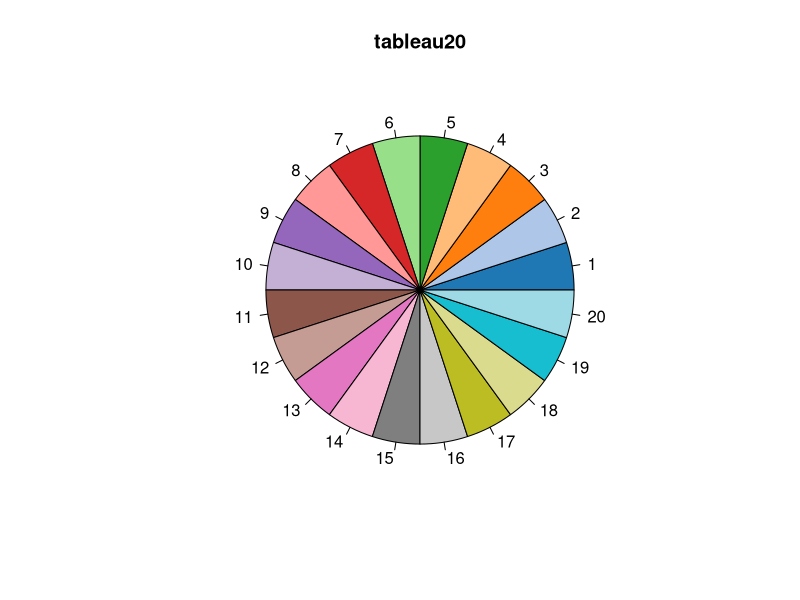

Here is the R script that generated this plot: (Note: this script raises an error after producing the figure.)

### Basic summary of clinical and lab variables ###

#### messing around with colors ###

# These are the "Tableau 20" colors as RGB.  
tableau20 = cbind(rgb(31/255, 119/255, 180/255), rgb(174/255, 199/255, 232/255), rgb(255/255, 127/255, 14/255), rgb(255/255, 187/255, 120/255),  
             rgb(44/255, 160/255, 44/255), rgb(152/255, 223/255, 138/255), rgb(214/255, 39/255, 40/255), rgb(255/255, 152/255, 150/255),  
             rgb(148/255, 103/255, 189/255), rgb(197/255, 176/255, 213/255), rgb(140/255, 86/255, 75/255), rgb(196/255, 156/255, 148/255),  
             rgb(227/255, 119/255, 194/255), rgb(247/255, 182/255, 210/255), rgb(127/255, 127/255, 127/255), rgb(199/255, 199/255, 199/255),  
             rgb(188/255, 189/255, 34/255), rgb(219/255, 219/255, 141/255), rgb(23/255, 190/255, 207/255), rgb(158/255, 218/255, 229/255)) 
n = 20
par(mfrow=c(1,1))
pie(rep(1,n), col=tableau20, main="tableau20") #view color wheel


###############################################################################
########### Graphs and tables that use hospital and cohort data ###############
###############################################################################

d2 = clin12_full_clean
dh = clin12_full_clean[which(clin12_full_clean$Study=="Hospital"),]
dc = clin12_full_clean[which(clin12_full_clean$Study=="Cohort"),]

#combine 7 and more days into 1 group
dh[,"plot_DaysSick"] = dh$DaysSick
dh[which(dh$plot_DaysSick>7),"plot_DaysSick"] = 7
dc[,"plot_DaysSick"] = dc$DaysSick
dc[which(dc$plot_DaysSick>7),"plot_DaysSick"] = 7

#plot DaysSick for cohort and hospit on same graph
png(paste(resultsDir,"DaysSick_CandH.png", sep=""), width=800, height=500)
par(cex=1.6)
mybreaks = c(seq(0,7,1))
#round the value labels to hundreths place
dh_labs = as.character(sprintf("%.2f",hist(dh$plot_DaysSick, breaks=mybreaks)$density))
dc_labs = as.character(sprintf("%.2f",hist(dc$plot_DaysSick, breaks=mybreaks)$density))
hist(dh$plot_DaysSick, col=rgb(0,0,1,.5), breaks=mybreaks, freq=F, axes=F, labels=dh_labs,
    ylim=c(0,.5), ylab="Proportion", xlab="Days since fever onset", main="")
hist(dc$plot_DaysSick, col=rgb(1,0,0,.25), breaks=mybreaks, freq=F, labels=dc_labs, add=T)
axis(side=2)
axis(side=1, at=c(seq(.5,6.5,1)), labels=c(seq(1,6,1),"7+"))
legend(x="topright",legend=c("Hospital","Cohort"), col=c(rgb(0,0,1,.5),rgb(1,0,0,.25)), 
       pch=19, bty="n")
dev.off()

#table of initial and final diagnoses
table(dh$WHO_initial_given, dh$WHOFinal4cat, useNA="always")  #initial Dx calculated by Douglas

#plot of proportion showing severe symptoms upon arrival, by day of illness
dh_severe = dh[which(dh$WHOFinal3cat=="DHF_DSS"),] #240 with eventual severe dengue
dh_severe$initialSevere = as.integer(dh_severe$WHO_initial_given=="DHF" |
                             dh_severe$WHO_initial_given=="DSS")
collapsed = summaryBy(initialSevere ~ plot_DaysSick, FUN=mean, data=dh_severe)
png(paste(resultsDir,"proportion_initialSevere.png", sep=""), width=800, height=500)
par(mar=c(5,6,4,2), cex=1.6)
bp = barplot(collapsed$initialSevere.mean,
        ylab="Patients displaying severe symptoms \n upon arrival (proportion)", xlab="Days since fever onset",
        col=rgb(0,0,1,.5), names.arg=c(seq(1,6,1),"7+"))
#add value labels
text(x=bp, y=collapsed$initialSevere.mean+.05, sprintf("%.2f",collapsed$initialSevere.mean))
dev.off()


###############################################################################
########### Numbers and graphs to make for each dataset sepeartely ############
###############################################################################

## chose which data to use here ##
#all
df = clin12_full_clean
#hospital only 
#df = clin12_full_clean[which(clin12_full_clean$Study=="Hospital"),]
#cohort only 
#df = clin12_full_clean[which(clin12_full_clean$Study=="Cohort"),]

## Summarize lab and clinical data ##
#summarize_clinical(df)


###############################################################################
###### Data description section of Dissertation Ch2 -- sample sizes ##########
###############################################################################

#number of children
length(unique(df$code)) #3578

#time period
min(df$FTM) #"2004-09-01"
max(df$FTM) #"2015-03-13"

#ages
summary(df$age) #6 months = 15.89
sum(df$age<.5) #none

table(df$is.DEN)

print("WHOFinal4cat")
table(df$WHOFinal4cat)
table(df[-which(df$serum == 1),"WHOFinal4cat"])

print("DaysSick")
table(df$DaysSick)
table(df[-which(df$serum == 1),"DaysSick"])

print("ClasificacionPrimerDia by WHOFinal4cat")
print(table(clinical_D1_clean$ClasificacionPrimerDia, clinical_D1_clean$WHOFinal4cat))
table(df[-which(df$serum == 1),]$ClasificacionPrimerDia, df[-which(df$serum == 1),]$WHOFinal4cat)

print("Initial Dx of severe dengue patients, by DaysSick")
table(df[which(df$WHOFinal4cat == "DHF" | df$WHOFinal4cat == "DSS"),]$DaysSick, 
      df[which(df$WHOFinal4cat == "DHF" | df$WHOFinal4cat == "DSS"),]$ClasificacionPrimerDia)

print("Number of patients with no missing clinical information (restricting to vars collected at both hospital and clinic settings)")
num_miss_by_patient = apply(df[,c(covarlist_CohortRestrict)], MARGIN=1, FUN=function(x) sum(is.na(x)))
table(num_miss_by_patient)


###############################################################################
############### Summary of clinical variables for dissertation ################
###############################################################################

#create binary indicators for the general variables that were not binary
#XD_binary = create_binary_variables(df) #function created in "clean_data_functions.R"

## get list of clinical variables to include (returns list of variable.name.in.final.data)
varlist = get_clinic_var_list(clinic_varsD, outcome="either", 
                                        eliminate_vars_with_missings=F, eliminate_constant_vars=T, 
                                        eliminate_vars_with_minXnomiss=50,
                                        XD=df, restrict_to_cohort_vars=F, restrict_to_hospit_vars=T)

## overview of these variables
contents(df[,varlist])

#compare the serotypes for hospital v cohort patients
th = table(dh[which(dh$is.DEN==1), "PCR"])
tc = table(dh[which(dc$is.DEN==1), "PCR"])
compare = as.table(rbind(th[2:4], tc[2:4]))
chisq.test(compare) #not significantly different

## subset the data with variable info to include only rows that we care about
varinfo = clinic_varsD[which(clinic_varsD$variable.name.in.final.data %in% varlist==T),]

## Output table for including in dissertation -- description of variables
outTable = varinfo[order(varinfo$CC_broadcat_sort, varinfo$CC_cat_sort, varinfo$CC_name), ] #sort 
outTable = outTable[,c("CC_name","CC_category","CC_type","CC_description","in.cohort.data")] #restrict
#open this file in excel and copy/paste into lyx table using middle-click mouse button
write.csv(outTable, paste(resultsDir,"variable_descriptions.csv", sep=""), row.names = FALSE)


## view variable absence in cohort data
table(varinfo[which(varinfo$in.cohort.data==0),]$Variable.Category, varinfo[which(varinfo$in.cohort.data==0),]$CC_type)
sum(varinfo$in.cohort.data==0, na.rm=T) #38 (so 47 present)
## view variable categories and types (binary, continuous, etc.)
    #in displaying output, put "Laboratory-General", "Laboratory-Clinical lab" and "Laboratory-Virological" with "Laboratory-Clinical lab"
    #note that I consider "daysSick" to be "General - symptom" while it had been in "Demographics/Gen Info" group
table(varinfo$Variable.Category, varinfo$CC_type)
table(varinfo$CC_broadcat, varinfo$CC_type) #less detailed
table(varinfo$CC_category, varinfo$CC_type) #slightly more detailed than what I present in qual, but same basic groupings
#of the variables in varlist, list those which cannot be used to predict DHF/DSS  
varinfo[which(varinfo$Use.in.DF.vs.DHF.DSS.prediction!=1),c("variable.name.in.final.data","Variable.Category")]
#of the variables in varlist, list those which cannot be used to predict ND vs DENV  
varinfo[which(varinfo$Use.in.ND.vs.DEN.prediction!=1),c("variable.name.in.final.data","Variable.Category")]




###############################################################################
############## Graphs for dissertation appendix ###############################
###############################################################################
df = dh #toggle this

## Demographics/ general - age and gender
png(paste(resultsDir,"Age_and_gender_hospit.png", sep=""), width=800, height=500) #pngs are more portable but don't scale (else use svg)
par(mfrow=c(1,1), cex=1.85)
max_age = max(trunc(df[,"age"]))
mybreaks = c(seq(-1,max_age,1))
p1 = hist(trunc(df[which(df$Sexo=="female"),"age"]), breaks = mybreaks, freq=T)
p2 = hist(trunc(df[which(df$Sexo=="male"),"age"]), breaks = mybreaks, freq=T)
plot(p1, xlab = "Age", main="", xlim=c(-.5,max_age), ylim=c(0,100), col=rgb(.5,.5,.5,.65), axes=F)
plot(p2, col=rgb(0,0,1,.5), add=T, axes=F)
axis(side=2)
axis(side=1, at=c(seq(-.5,max_age-.5,1)), labels=c(seq(0,max_age,1)))
legend(x="topright",legend=c("Female","Male"), col=c(rgb(.5,.5,.5,.65),rgb(0,0,1,.5)), 
       pch=19, bty="n")
dev.off()


## General symptoms, binary and categorical 
  #todo: add the remaining categorical variable -- is.pulse_rapid (for Pulse)

#remove Epigastralgia since it was not included in latest hospital data installment :()
var_names = c(as.character(varinfo[which(varinfo$Variable.Category=="Gen Sign/Symptom" &
                                              varinfo$CC_type=="binary" & 
                                              varinfo$variable.name.in.final.data != "Epigastralgia"),"variable.name.in.final.data"]))
#get mean values (coded 0/1 so this is same as per)
get_mean = function(x) mean(as.numeric(x)-1, na.rm=T)
mean_vals = sapply(df[c(var_names)], FUN=get_mean)
#add is.pulse_rapid (based on categorical variable pulso)
mean_val = sapply(df[c("is.pulse_rapid")], FUN=mean, na.rm=T)
mean_vals = c(mean_val, mean_vals)
#create better names to display (CC_name)
myd = data.frame(mean_vals, names(mean_vals))
namefinder = merge(myd, varinfo[,c("CC_name","variable.name.in.final.data")], 
                   by.x="names.mean_vals.", by.y="variable.name.in.final.data")
addon = myd[which(myd$names.mean_vals.=="is.pulse_rapid"),]
addon$CC_name = "Rapid pulse"
addon = rbind(namefinder, addon)
toplot = addon[order(addon$mean_vals),]
#graph
png(paste(resultsDir,"General_symtoms_binary_hospit.png", sep=""), width=800, height=800)
par(mfrow=c(1,1),las=2,mar=c(5,10,4,2), cex=1.9) # make label text perpendicular to axis # increase y-axis margin. c(bottom, left, top, right) 
bplt = barplot(toplot$mean_vals, horiz=T, names.arg=toplot$CC_name, xlim=c(0,1), xlab="Proportion affirmative", 
        beside=T, xaxt="n", col=rgb(0, 0, 1,.5))
axis(side=1, at=seq(0,1,.2), las=0) #this is how I got x-axis labels to be parallel
text(x=toplot$mean_vals+0.08, y=bplt, labels = sprintf("%.2f",toplot$mean_vals), xpd=TRUE) #add value labels to bars
dev.off()

## General symptoms, continuous
var_names = c(as.character(varinfo[which(varinfo$Variable.Category=="Gen Sign/Symptom" &
                                        varinfo$CC_type=="continuous"),"variable.name.in.final.data"]))
png(paste(resultsDir,"General_symtoms_continuous_hospit.png", sep=""), width=800, height=500)
par(mfrow=c(2,3), mar=c(5, 5, 4, 2) + 0.1, mai=c(1,.3,.1,.2), cex.lab=2, cex.axis=1.8) 
for(var in var_names){
  myname = varinfo[which(varinfo$variable.name.in.final.data==var),"CC_name"]
  hist(df[,var], xlab=myname, col=rgb(0, 0, 1,.5), main="", las=0, ylab="", freq=F, )
}
dev.off()


## General indicators of hemorrhaging, binary and categorical
var_names1 = c(as.character(varinfo[which(varinfo$Variable.Category=="Hem Sign/Symptom" &
                                           varinfo$CC_type=="binary"),"variable.name.in.final.data"]))
#get mean values (coded 0/1 so this is same as percent)
get_mean1 = function(x) mean(as.numeric(x)-1, na.rm=T)
mean_vals1 = sapply(df[var_names1], FUN=get_mean1) #previously used with XD_binary
#the only gen-hem variable that is not already binary is the torniquete one so I created binary form of it
var_names2 = c("is.torniquete10plus","is.torniquete20plus")
get_mean2 = function(x) mean(as.numeric(x), na.rm=T)
mean_vals2 = sapply(df[var_names2], FUN=get_mean2) #previously used with XD_binary
mean_vals = c(mean_vals1, mean_vals2)
var_names = c(var_names1, var_names2)
#rename and sort
myd = data.frame(mean_vals, names(mean_vals))
namefinder = merge(myd, varinfo[,c("CC_name","variable.name.in.final.data")], 
                   by.x="names.mean_vals.", by.y="variable.name.in.final.data")
#add rows to varinfo so we keep the binary torniquete vars
toadd = myd[which(myd$names.mean_vals.=="is.torniquete10plus" |
                           myd$names.mean_vals.=="is.torniquete20plus"),]
toadd$CC_name = toadd$names.mean_vals.
toplot_prelim = rbind(namefinder, toadd)
toplot = toplot_prelim[order(toplot_prelim$mean_vals),]
#graph
plot.new()
png(paste(resultsDir,"General_hemorrhage_binary_hospit.png", sep=""), width=800, height=800)
par(mfrow=c(1,1),las=2, cex=1.9) # make label text perpendicular to axis
par(mar=c(5,10,4,2)) # increase y-axis margin. c(bottom, left, top, right) 
bplt = barplot(toplot$mean_vals, horiz=T, names.arg=toplot$CC_name, xlim=c(0,1), 
               xlab="Proportion affirmative", 
        cex.names=1, beside=T, xaxt="n", col=rgb(0, 0, 1,.5))
axis(side=1, at=seq(0,1,.2), las=0) #this is how I got x-axis labels to be parallel
text(x=toplot$mean_vals+0.08, y=bplt, labels = sprintf("%.3f",toplot$mean_vals), xpd=TRUE) #add value labels to bars
dev.off()

## Blood lab count variables, continuous
plot.new()
var_names = c(as.character(varinfo[which( (varinfo$CC_category=="Blood - count" | varinfo$CC_category=="Urine - count") &
                                            varinfo$CC_type=="continuous"),"variable.name.in.final.data"]))
png(paste(resultsDir,"Blood_counts_continuous_hospit.png", sep=""), width=880, height=550)
par(mfrow=c(2,4))
for(var in var_names){
  myname = varinfo[which(varinfo$variable.name.in.final.data==var),"CC_name"]
  hist(df[,var], xlab=myname, cex.lab=2, cex.axis=1.7, col=rgb(0, 0, 1,.5), main="", las=0, ylab="", freq=F, )
}
dev.off()
## Blood lab chemistry variables, continuous
plot.new()
var_names = c(as.character(varinfo[which(varinfo$CC_category=="Blood - chemistry" &
                                           varinfo$CC_type=="continuous"),"variable.name.in.final.data"]))
png(paste(resultsDir,"Blood_chemistry_continuous_part1.png", sep=""), width=800, height=500)
par(mfrow=c(2,4))
for(var in var_names[1:8]){
  myname = varinfo[which(varinfo$variable.name.in.final.data==var),"CC_name"]
  hist(df[,var], xlab=myname, cex.lab=2, cex.axis=1.7, col=rgb(0, 0, 1,.5), main="", las=0, ylab="", freq=F, )
}
dev.off()
png(paste(resultsDir,"Blood_chemistry_continuous_part2.png", sep=""), width=880, height=550)
par(mfrow=c(3,3))
for(var in var_names[9:17]){
  myname = varinfo[which(varinfo$variable.name.in.final.data==var),"CC_name"]
  hist(df[,var], xlab=myname, cex.lab=2, cex.axis=1.7, col=rgb(0, 0, 1,.5), main="", las=0, ylab="", freq=F, )
}
dev.off()

## Ultrasound, continuous
plot.new()
var_names = c(as.character(varinfo[which((varinfo$CC_category=="Ultrasound"|varinfo$CC_category=="X-ray") &
                                           varinfo$CC_type=="continuous"),"variable.name.in.final.data"]))
png(paste(resultsDir,"ultrasound_continuous.png", sep=""), width=800, height=300)
par(mfrow=c(1,3))
for(var in var_names){
  myname = varinfo[which(varinfo$variable.name.in.final.data==var),"CC_name"]
  hist(df[,var], xlab=myname, cex.lab=2, cex.axis=1.7, col=rgb(0, 0, 1,.5), main="", las=0, ylab="", freq=F, )
}
dev.off()
### Ultrasound and xray, binary
plot.new()
var_names = c(as.character(varinfo[which((varinfo$CC_category=="Ultrasound"|varinfo$CC_category=="X-ray") &
                                           varinfo$CC_type=="binary"),"variable.name.in.final.data"]))
#get mean values (coded 0/1 so this is same as percent)
get_mean = function(x) mean(as.numeric(x)-1, na.rm=T)
mean_vals = sapply(df[var_names], FUN=get_mean)
#create better names to display (CC_name)
myd = data.frame(mean_vals, names(mean_vals))
namefinder = merge(myd, varinfo[,c("CC_name","variable.name.in.final.data")], 
                   by.x="names.mean_vals.", by.y="variable.name.in.final.data")
toplot = namefinder[order(namefinder$mean_vals),]
png(paste(resultsDir,"ultrasoundXray_binary.png", sep=""), width=800, height=450)
par(mfrow=c(1,1), las=2) # make label text perpendicular to axis
par(mar=c(5,12,4,2), cex=1.5) # increase y-axis margin. c(bottom, left, top, right) 
bplt = barplot(toplot$mean_vals, horiz=T, names.arg=toplot$CC_name, xlim=c(0,1), xlab="Proportion affirmative", 
        cex.names=1, beside=T, xaxt="n", col=rgb(0, 0, 1,.5))
axis(side=1, at=seq(0,1,.2), las=0) #this is how I got x-axis labels to be parallel
text(x=toplot$mean_vals+0.08, y=bplt, labels = sprintf("%.3f",toplot$mean_vals), xpd=TRUE) #add value labels to bars
dev.off()

###############################################################################
############## Missingness explorations for the D #############################
###############################################################################

## missingness
# "42 variables never missing for any of the hospital patients while 10 variables are never missing across the combined data"
df = dh #toggle this
var_missCount = sapply(df[varlist], function(x) sum(is.na(x)))
table(var_missCount)
var_nomissCount = sapply(df[varlist], function(x) sum(!is.na(x)))
table(var_nomissCount)
#variables with no missings
var_noMiss = c(as.character(varlist[var_missCount==0])) 
length(var_noMiss) 
varinfo[which(varinfo$variable.name.in.final.data %in% var_noMiss==T), c("CC_name","variable.name.in.final.data","Variable.Category")]
#variables with some missings 
var_someMiss = c(as.character(varlist[var_missCount>0]))
length(var_someMiss)

var_someMiss_info = varinfo[which(varinfo$variable.name.in.final.data %in% var_someMiss==T), c("variable.name.in.final.data","Variable.Category")]
var_someMiss_gen = c(as.character(var_someMiss_info[which(var_someMiss_info$Variable.Category=="Demographics/Gen Info" | 
                                                            var_someMiss_info$Variable.Category=="Gen Sign/Symptom" | 
                                                            var_someMiss_info$Variable.Category=="Laboratory-General" |
                                                            var_someMiss_info$Variable.Category=="Hem Sign/Symptom"),c("variable.name.in.final.data")]))
var_someMiss_lab = c(as.character(var_someMiss_info[which(var_someMiss_info$Variable.Category=="Laboratory-Clinical lab" | 
                                                            var_someMiss_info$Variable.Category=="Laboratory-Virological" |
                                                            var_someMiss_info$Variable.Category=="Laboratory-Urine analysis"),c("variable.name.in.final.data")]))
var_someMiss_ultraX = c(as.character(var_someMiss_info[which(var_someMiss_info$Variable.Category=="Laboratory-Ultrasound" | 
                                                               var_someMiss_info$Variable.Category=="Laboratory-Ultrasound and X-ray" | 
                                                               var_someMiss_info$Variable.Category=="Laboratory-X ray"),c("variable.name.in.final.data")]))
table(df[which(df$WHOFinal4cat!="ND"),"IR"], useNA=c("always")) #missing 37/964
table(df[which(df$WHOFinal4cat!="ND"),"PCR"], useNA=c("always")) #missing 131/964

## graphs of number of missing values per variable, organized by variable category ##

#general cat
named_vals = as.data.frame(var_missCount[var_someMiss_gen])
named_vals$variable.name.in.final.data = rownames(named_vals)
named_vals$val = var_missCount[var_someMiss_gen]
namefinder = merge(named_vals, varinfo[,c("CC_name","variable.name.in.final.data")], by="variable.name.in.final.data")
toplot = namefinder[order(namefinder$val),]
#plot
png(paste(resultsDir,"Clinical_vars_missingness_gen_hospit.png", sep=""), width=800, height=500)
par(mfrow=c(1,1), las=1, cex=2, mar=c(5, 10, 4, 2) + 0.1) # make label text perpendicular to axis
barplot(toplot$val, names.arg=toplot$CC_name, horiz=T, beside=T, col=rgb(44/255, 160/255, 44/255,.5), main="", xlim=c(0,nrow(df)))
dev.off()

#blood and urine lab
named_vals = as.data.frame(var_missCount[var_someMiss_lab])
named_vals$variable.name.in.final.data = rownames(named_vals)
named_vals$val = var_missCount[var_someMiss_lab]
namefinder = merge(named_vals, varinfo[,c("CC_name","variable.name.in.final.data")], by="variable.name.in.final.data")
toplot = namefinder[order(namefinder$val),]
#plot
png(paste(resultsDir,"Clinical_vars_missingness_bloodlab_hospit.png", sep=""), width=800, height=1000)
par(mfrow=c(1,1), las=1, cex=2.2, mar=c(5, 10, 4, 2) + 0.1) # make label text perpendicular to axis
barplot(toplot$val, names.arg=toplot$CC_name, horiz=T, beside=T, col=rgb(44/255, 160/255, 44/255,.5), main="", xlim=c(0,nrow(df)))
dev.off()

#ultra sound and x-ray
named_vals = as.data.frame(var_missCount[var_someMiss_ultraX])
named_vals$variable.name.in.final.data = rownames(named_vals)
named_vals$val = var_missCount[var_someMiss_ultraX]
namefinder = merge(named_vals, varinfo[,c("CC_name","variable.name.in.final.data")], by="variable.name.in.final.data")
toplot = namefinder[order(namefinder$val),]
#plot
png(paste(resultsDir,"Clinical_vars_missingness_ultraX_hospit.png", sep=""), width=800, height=500)
par(mfrow=c(1,1), las=1, cex=2.2, mar=c(5, 10, 4, 2) + 0.1) # make label text perpendicular to axis
barplot(toplot$val, names.arg=toplot$CC_name, horiz=T, beside=T, col=rgb(44/255, 160/255, 44/255,.5), main="", xlim=c(0,nrow(df)))
dev.off()


#Variables available per patient
#hospit
patient_nomissCounth = apply(dh[varlist], MARGIN=1, function(x) sum(!is.na(x)))
playh = table(patient_nomissCounth)
var_counts_decreasingh = sort(names(playh), decreasing=TRUE)
cumsum(play[var_counts_decreasingh])
#cohort
patient_nomissCountc = apply(dc[varlist], MARGIN=1, function(x) sum(!is.na(x)))
playc = table(patient_nomissCountc)
var_counts_decreasingc = sort(names(playc), decreasing=TRUE)
cumsum(play[var_counts_decreasingc])
#graph
png(paste(resultsDir,"Clinical_vars_perPatient_CandH.png", sep=""), width=800, height=500)
par(mar=c(5,6,4,2)+.1, cex=1.6) #default is  c(5, 4, 4, 2) + 0.1
plot(y=cumsum(play[var_counts_decreasingh]), x=var_counts_decreasingh, type="s", 
     col=rgb(0,0,1,1), xlim=c(0,85), ylim=c(0,nrow(dc)),
     xlab="Number of variables (non-missing)", ylab="Number of observations")
lines(y=cumsum(play[var_counts_decreasingc]), x=var_counts_decreasingc, type="s", 
      col=rgb(1,0,0,1), xlab="", ylab="")
legend(x="topright",legend=c("Hospital","Cohort"), col=c(rgb(0,0,1,1),rgb(1,0,0,1)), 
       lty=1, bty="n")
dev.off()


###############################################################################
########################## Scratch code #######################################
###############################################################################


## compare the liver enlargment variables (expected to be correlated) ##
svg(paste(resultsDir,"higado_explore.svg", sep="")) #pngs are more protable but don't scale (else use svg)
par(mfrow=c(2,1)) 
hist(df[which(df$Higado<3),"Hepatomegalia_mm"], 
     xlim=c(0,200), main="For Higado<3", xlab="Hepatomegalia_mm")
hist(df[which(df$Higado>=3),"Hepatomegalia_mm"], 
     xlim=c(0,200), main="For Higado>=3", xlab="Hepatomegalia_mm")
par(1,1)
dev.off()


## FYI these variables consist of most general symptoms and hemmorrhaging variables, plus 7 blood counts
varinfo_88noMiss = clinic_varsD[which(clinic_varsD$variable.name.in.final.data %in% covarDEN_88noMiss==T),]


if(T==F){
  vars_continuous = c(as.character(varinfo[which(varinfo$CC_type=="continuous"),"variable.name.in.final.data"]))
  vars_binary = c(as.character(varinfo[which(varinfo$CC_type=="binary"),"variable.name.in.final.data"]))
  
  vars_continuous = c("Higado","Hepatomegalia_mm","freq_card","Higado")
  par(mfrow=c(2,2)) 
  for(var in vars_continuous){
    hist(df[,var], xlab=var, col=3)
  }
  par(1,1)
  
  #This will work (long way)
  h1 = hist(df[,"age"])
  h2 = hist(df[,"DaysSick"])
  h3 = hist(df[,"Presion_Arterial_Dias"])
  h4 = his(df[,"freq_card"])
  print(h1, position=c(0, .6, 1, 1), more=TRUE)
  print(h2, position=c(0, 0, 1, .4))
  
  par(mfrow=c())
  
  #correlation heatmap
  #http://strengejacke.wordpress.com/2013/04/18/examples-for-sjplotting-functions-including-correlations-and-proportional-tables-with-ggplot-rstats/
    #alternative: http://www.cookbook-r.com/Graphs/Correlation_matrix/ --- this one is better for black and white publications
  vars_continuous = c("Higado","Hepatomegalia_mm","freq_card","Higado","freq_resp")
  sjp.corr(df[,vars_continuous], hideLegend=F,, decimals = 2) #this works
  vars_binary = c("Nariz","Hematoma","Hematuria","Hematemesis","Hemoptisis","Melena" )
  sjp.corr(df[,vars_binary], hideLegend=F,showCorrelationPValues = F, decimals = 2) #need to convert binary vars to numeric
  
  ## performance barchart
  #http://www.thecoatlessprofessor.com/programming/creating-stacked-barplot-and-grouped-barplot-in-r-using-base-graphics-no-ggplot2
  par(mar = c(5.1, 4.1, 4.1, 7.1), xpd = TRUE)
  barplot(df, col = heat.colors(length(rownames(df))), width = 2, beside = TRUE)
  legend("topright", inset = c(-0.25, 0), fill = heat.colors(length(rownames(df))), 
         legend = rownames(df))
  
  ## transparent overlapping graphs
  #http://stackoverflow.com/questions/3541713/how-to-plot-two-histograms-together-in-r
  
  multiplot <- function(..., plotlist=NULL, file, cols=1, layout=NULL) {
    require(grid)
    
    # Make a list from the ... arguments and plotlist
    plots <- c(list(...), plotlist)
    
    numPlots = length(plots)
    
    # If layout is NULL, then use 'cols' to determine layout
    if (is.null(layout)) {
      # Make the panel
      # ncol: Number of columns of plots
      # nrow: Number of rows needed, calculated from # of cols
      layout <- matrix(seq(1, cols * ceiling(numPlots/cols)),
                       ncol = cols, nrow = ceiling(numPlots/cols))
    }
    
    if (numPlots==1) {
      print(plots[[1]])
      
    } else {
      # Set up the page
      grid.newpage()
      pushViewport(viewport(layout = grid.layout(nrow(layout), ncol(layout))))
      
      # Make each plot, in the correct location
      for (i in 1:numPlots) {
        # Get the i,j matrix positions of the regions that contain this subplot
        matchidx <- as.data.frame(which(layout == i, arr.ind = TRUE))
        
        print(plots[[i]], vp = viewport(layout.pos.row = matchidx$row,
                                        layout.pos.col = matchidx$col))
      }
    }
  }
  multiplot(h1, h2, h3, h4, cols=2) #did not work
}

multhist(list(dh$DaysSick, dc$DaysSick))
sjp.grpfrq(as.factor(d2$DaysSick), d2$Study)
hist(t(cbind(dh$DaysSick, dc$DaysSick)), col=c("red","lightblue"), plot=T)

plotH(x=collapsed$plot_DaysSick, y=collapsed$initialSevere.mean,
      ylab="Proportion displaying severe symptoms upon arrival", xlab="Days since fever onset",
      col=rgb(0,0,1,.5), axes=NULL)


